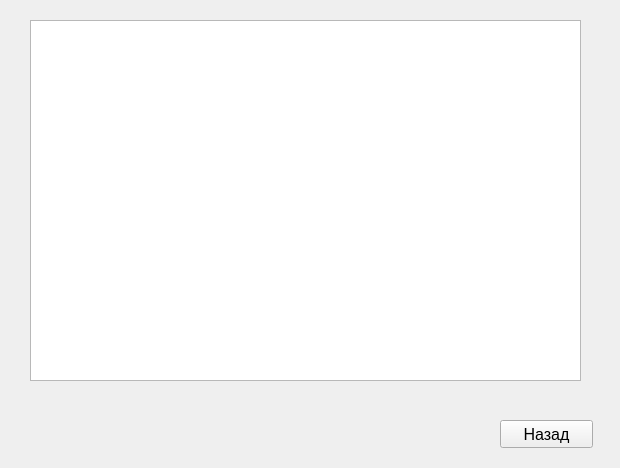
<?xml version="1.0" encoding="UTF-8"?>
<ui version="4.0">
 <class>clientsd</class>
 <widget class="QWidget" name="clientsd">
  <property name="geometry">
   <rect>
    <x>0</x>
    <y>0</y>
    <width>620</width>
    <height>468</height>
   </rect>
  </property>
  <property name="windowTitle">
   <string>Form</string>
  </property>
  <widget class="QPushButton" name="back">
   <property name="geometry">
    <rect>
     <x>500</x>
     <y>420</y>
     <width>93</width>
     <height>28</height>
    </rect>
   </property>
   <property name="font">
    <font>
     <pointsize>12</pointsize>
    </font>
   </property>
   <property name="text">
    <string>Назад</string>
   </property>
  </widget>
  <widget class="QTableWidget" name="tableWidget">
   <property name="geometry">
    <rect>
     <x>30</x>
     <y>20</y>
     <width>551</width>
     <height>361</height>
    </rect>
   </property>
  </widget>
 </widget>
 <resources/>
 <connections/>
</ui>
